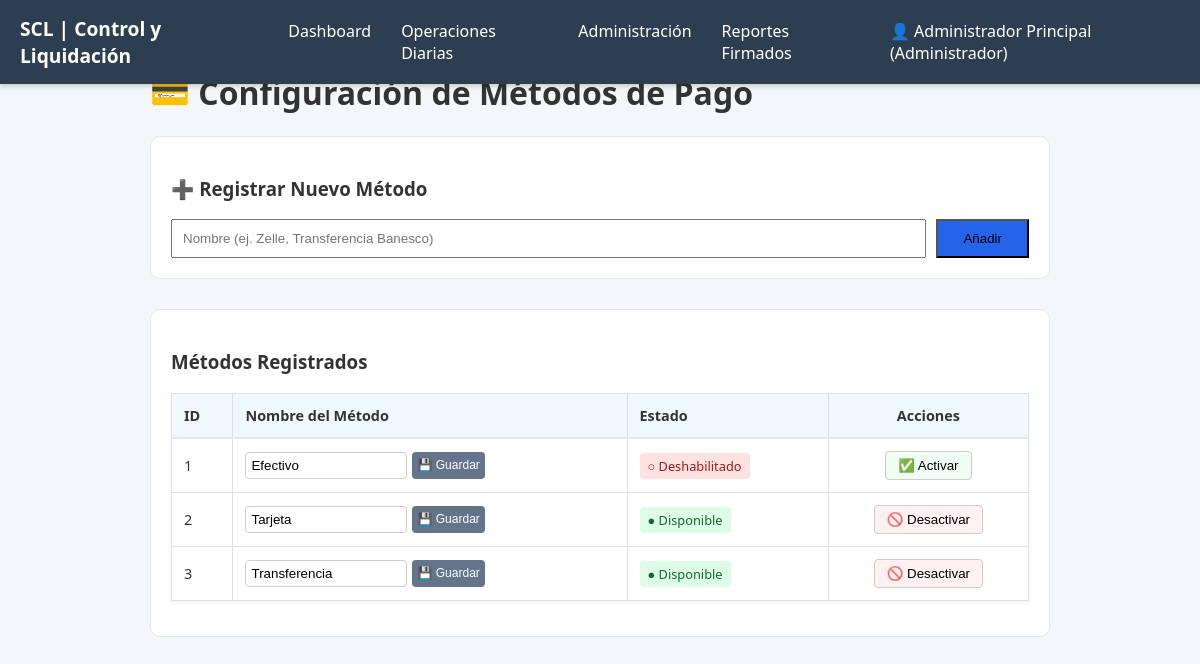
The page /gestion/admin_metodos_pago.php (signed in) on the database its author committed.
### tables this page shows
CREATE TABLE `metodos_pago` (
  `id_metodo` int(11) NOT NULL,
  `nombre_metodo` varchar(50) NOT NULL,
  `activo` tinyint(1) NOT NULL DEFAULT 1
);

### gestion/admin_metodos_pago.php (the view, shortened to what this page needs)
<?php
include '../includes/db_connect.php';
$resultado = $conn->query("SELECT * FROM metodos_pago ORDER BY id_metodo ASC");
?>
<!DOCTYPE html>
<html lang="es">
<head>
    <link rel="stylesheet" href="../css/style.css">
</head>
<body>
    <?php include '../includes/menu.php'; ?>
    <div style="padding: 30px; max-width: 900px; margin: 0 auto;">
        <h1>💳 Configuración de Métodos de Pago</h1>
        <div class="panel" style="background:white; padding:20px; border-radius:10px; margin-bottom:30px; border: 1px solid #e2e8f0;">
            <h3>➕ Registrar Nuevo Método</h3>
            <form method="POST" style="display:flex; gap:10px; margin-top:10px;">
                <input type="text" name="nombre_metodo" placeholder="Nombre (ej. Zelle, Transferencia Banesco)" required style="flex:1; padding:10px;">
                <button type="submit" name="btn_guardar" class="btn-login" style="margin:0; padding:10px 25px; background: #2563eb;">Añadir</button>
            </form>
        </div>
        <div class="panel" style="background:white; padding:20px; border-radius:10px; border: 1px solid #e2e8f0;">
            <h3>Métodos Registrados</h3>
            <table style="width:100%; border-collapse:collapse; margin-top:15px;">
                <thead>
                    <tr style="background:#f8fafc; text-align:left; border-bottom: 2px solid #e2e8f0;">
                        <th style="padding:12px;">ID</th>
                        <th style="padding:12px;">Nombre del Método</th>
                        <th style="padding:12px;">Estado</th>
                        <th style="padding:12px; text-align:center;">Acciones</th>
                    </tr>
                </thead>
                <tbody>
                    <?php while($row = $resultado->fetch_assoc()): ?>
                    <tr style="border-bottom:1px solid #f1f5f9;">
                        <td style="padding:12px;"><?php echo $row['id_metodo']; ?></td>
                        <td style="padding:12px;">
                            <form method="POST" style="display:flex; gap:5px;">
                                <input type="text" name="nombre_editado" value="<?php echo $row['nombre_metodo']; ?>" class="input-edit">
                                <button type="submit" name="btn_editar" style="background:#64748b; color:white; border:none; padding:5px; border-radius:4px; cursor:pointer; font-size:0.75rem;">💾 Guardar</button>
                            </form>
                        </td>
                        <td style="padding:12px;">
                            <span class="<?php echo $row['activo'] ? 'badge-activo' : 'badge-inactivo'; ?>">
                                <?php echo $row['activo'] ? '● Disponible' : '○ Deshabilitado'; ?>
                            </span>
                        </td>
                        <td style="padding:12px; text-align:center;">
                            <form method="POST">
                                <button type="submit" name="btn_estado" style="padding:6px 12px; border-radius:4px; border:1px solid #ccc; cursor:pointer; background: <?php echo $row['activo'] ? '#fff1f2' : '#f0fdf4'; ?>;">
                                    <?php echo $row['activo'] ? '🚫 Desactivar' : '✅ Activar'; ?>
                                </button>
                            </form>
                        </td>
                    </tr>
                    <?php endwhile; ?>
                </tbody>
            </table>
        </div>
    </div>
</body>
</html>

### css/style.css (style rules this page uses)
body { font-family: 'Segoe UI', Tahoma, Geneva, Verdana, sans-serif; background-color: #f4f7f9; margin: 0; padding: 20px; color: #333; }
table { width: 100%; border-collapse: collapse; margin: 15px 0; box-shadow: 0 2px 5px rgba(0, 0, 0, 0.05); }
th, td { border: 1px solid #e0e0e0; padding: 12px 15px; text-align: left; font-size: 0.9em; }
th { background-color: #f0f8ff; color: #333; font-weight: bold; }

### gestion/admin_metodos_pago.php (style rules this page uses)
.badge-activo { background: #dcfce7; color: #166534; padding: 4px 8px; border-radius: 4px; font-size: 0.8rem; }
.badge-inactivo { background: #fee2e2; color: #991b1b; padding: 4px 8px; border-radius: 4px; font-size: 0.8rem; }
.input-edit { padding: 5px; border: 1px solid #ccc; border-radius: 4px; width: 150px; }

### rows shown on the page
metodos_pago: id_metodo "1", nombre_editado "Efectivo", activo "○ Deshabilitado"
metodos_pago: id_metodo "2", nombre_editado "Tarjeta", activo "● Disponible"
metodos_pago: id_metodo "3", nombre_editado "Transferencia", activo "● Disponible"

### other values the page prints
$user_display "Administrador Principal (Administrador)"
